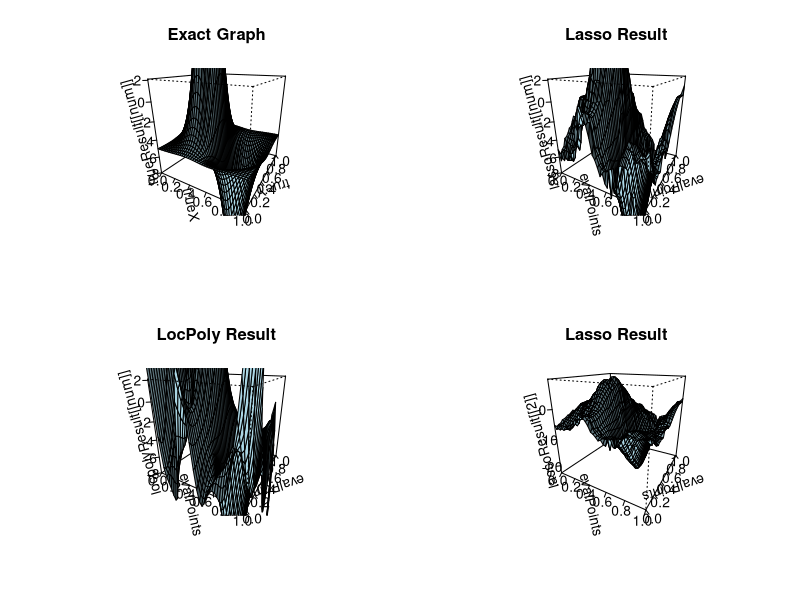

This chart was generated by the following R code:
library(KernSmooth)
library(graphics)
library(grDevices)
library(mvtnorm)
library(glmnet)
library(scatterplot3d)
library(interp)

#This file produces an iteration of the LPR Smoothing method in 3 dimensions
#It outputs results that can plot up to the 3rd derivatives of the predictons
#and compare with desired result and the locpoly method using the PlotData
#function.

#This only works for a single equation and cannot be swapped without manually
#changing equations to compare with

#Helper Functions----
build2DFeature <- function(midX, midY, xValues, yValues){
  
  X <- matrix(nrow=length(xValues), ncol=9)
  
  X[,1] <- (xValues - midX)
  X[,2] <- (yValues - midY)
  X[,3] <- ((xValues - midX)**2)/2
  X[,4] <- (xValues - midX)*(yValues - midY)
  X[,5] <- ((yValues - midY)**2)/2
  X[,6] <- ((xValues - midX)**3)/6
  X[,7] <- ((xValues - midX)**2 * (yValues - midY)) /2
  X[,8] <- ((xValues - midX) * (yValues - midY)**2) /2
  X[,9] <- ((yValues - midY)**3)/6
  
  return(X)
}

epan <- function(x, bandwidth){
  return(3/4 * (1-x**2))
}

computeWeights <- function(x, midpoint, bandwidth){
  output <- vector(length=length(x))
  for(i in 1:length(x)){
    
    diff <- abs(x[i]-midpoint) / bandwidth
    if(diff > 1){output[i] <- 0}
    else{output[i] <- epan(diff)/ (bandwidth)}
    
  }
  return(output)
}

buildLassoMatricies <- function(x,y,z, evalPoints, numPoints, length, Xbandwidth, Ybandwidth){
  
  
  ListOfLassoMatricies <- vector(mode='list', length=10)
  for(i in 1:10){ListOfLassoMatricies[[i]] <- matrix(nrow=length, ncol=length)}
  
  for(i in 1:length){
    currentX <- evalPoints[i]
    for(j in 1:length){
      currentY <- evalPoints[j]
      
      X <- build2DFeature(currentX, currentY, x, y)
      
      xWeights <- computeWeights(x, currentX, Xbandwidth)
      yWeights <- computeWeights(y, currentY, Ybandwidth)
      weights <- xWeights * yWeights
      
      lassoFit <- cv.glmnet(X, z, weights = weights, standardize=TRUE)
      lassoCoef <- as.vector(coef(lassoFit, s="lambda.min"))
      
      for(k in 1:10){
        ListOfLassoMatricies[[k]][i,j] <- lassoCoef[k]
      }
    }
    print(i)
  }
  return(ListOfLassoMatricies)
}


buildLocPolyMatricies <- function(x,y,z, degree, Xbandwidth, Ybandwidth){
  LLResult <- interp::locpoly(x,y,z, degree=degree, pd='all',
                  h=c(Xbandwidth, Ybandwidth))
  
  ListOfLocPolyMatricies <- vector(mode='list', length=10)
  ListOfLocPolyMatricies[[1]] <- LLResult$z
  ListOfLocPolyMatricies[[2]] <- LLResult$zx
  ListOfLocPolyMatricies[[3]] <- LLResult$zy
  ListOfLocPolyMatricies[[4]] <- LLResult$zxx
  ListOfLocPolyMatricies[[5]] <- LLResult$zxy
  ListOfLocPolyMatricies[[6]] <- LLResult$zyy
  ListOfLocPolyMatricies[[7]] <- LLResult$zxxx
  ListOfLocPolyMatricies[[8]] <- LLResult$zxxy
  ListOfLocPolyMatricies[[9]] <- LLResult$zxyy
  ListOfLocPolyMatricies[[10]] <- LLResult$zyyy

  return(ListOfLocPolyMatricies)
}


PlotData <- function(num, limits = NULL){
  #Plotting
  par(mfrow=c(2,2))
  if(is.null(limits)){
    persp(trueX, trueY, trueResult[[num]], col='lightblue',theta=30, phi=20,
          ticktype='detailed', shade=0.3, main="Exact Graph")
    persp(evalPoints, evalPoints, lassoResult[[num]], col='lightblue',theta=30, phi=20,
          ticktype='detailed', shade=0.3, main="Lasso Result")
    persp(evalPoints, evalPoints, locpolyResult[[num]], col='lightblue',theta=30, phi=20,
          ticktype='detailed', shade=0.3, main="LocPoly Result")
  }else{
    persp(trueX, trueY, trueResult[[num]], col='lightblue',theta=30, phi=20,
          ticktype='detailed', shade=0.3, main="Exact Graph", zlim=limits)
    persp(evalPoints, evalPoints, lassoResult[[num]], col='lightblue',theta=30, phi=20,
          ticktype='detailed', shade=0.3, main="Lasso Result", zlim=limits)
    persp(evalPoints, evalPoints, locpolyResult[[num]], col='lightblue',theta=30, phi=20,
          ticktype='detailed', shade=0.3, main="LocPoly Result", zlim=limits)
  }
  
}


CalculateErrors <- function(trueResult, lassoResult, locpolyResult){
  
  LassoError <- vector(length=10)
  LocpolyError <- vector(length=10)
  
  for(i in 1:10){
    LassoError[i] <- sum((lassoResult[[1]] - trueResult[[i]])**2) / length(lassoResult[[1]])
    LocpolyError[i] <- sum((locpolyResult[[1]] - trueResult[[i]])**2) / length(lassoResult[[1]])
  }
  LassoDoesBetter <- LassoError < LocpolyError
  AllErrorData <- data.frame("LassoMSE" = LassoError, "LocpolyMSE" = LocpolyError,
                             "LassoBetter" = LassoDoesBetter)
  return(AllErrorData)
}


#Functions for comparing derivatives----
f <- function(x,y){return(2-5*x-5*y +5*exp(-20*(x-0.5)**2 -20*(y-0.5)**2))}

fx <- function(x,y){return(-200*(x-0.5)*exp(-20*(x-0.5)**2 -20*(y-0.5)**2) - 5)}
fxx <- function(x,y){return((8000*(x**2) - 8000*x + 1800)*exp(-20*(x-0.5)**2 - 20*(y-0.5)**2))}
fxxx <- function(x,y){return(-1*(320000*(x**3) - 480000*(x**2) + 216000*x - 28000)*exp(-20*(x-0.5)**2 -20*(y-0.5)**2))}

fy <- function(x,y){return(-200*(y-0.5)*exp(-20*(y-0.5)**2 - 20*(x-0.5)**2) - 5)}
fyy <- function(x,y){return((8000*(y**2) - 8000*y + 1800)*exp(-20*(y-0.5)**2 - 20*(x-0.5)**2))}
fyyy <- function(x,y){return(-1*(320000*(y**3) - 480000*(y**2) + 216000*y - 28000)*exp(-20*(y-0.5)**2 -20*(x-0.5)**2))}

fxy <- function(x,y){return(2000*(2*x - 1)*(2*y - 1)*exp(-20*(y-0.5)**2 - 20*(x-0.5)**2))}
fxxy <- function(x,y){return(-4000*(40*(x**2) - 40*x +9)*(2*y - 1)*exp(-20*(y-0.5)**2 - 20*(x-0.5)**2))}
fxyy <- function(x,y){return(-4000*(40*(y**2) - 40*y +9)*(2*x - 1)*exp(-20*(y-0.5)**2 - 20*(x-0.5)**2))}

#Script Parameters----
length <- 40
xylim <- c(0,1)
numPoints <- 500
sigma <- sqrt(0.5)

#Defining matricies of true data for the function and all its derivatives----
trueX <- trueY <- seq(xylim[1], xylim[2], length.out = length)
trueResult <- vector(mode='list', length=10)
trueResult[[1]] <- outer(trueX, trueY, f)
trueResult[[2]] <- outer(trueX, trueY, fx)
trueResult[[3]] <- outer(trueX, trueY, fy)
trueResult[[4]] <- outer(trueX, trueY, fxx)
trueResult[[5]] <- outer(trueX, trueY, fxy)
trueResult[[6]] <- outer(trueX, trueY, fyy)
trueResult[[7]] <- outer(trueX, trueY, fxxx)
trueResult[[8]] <- outer(trueX, trueY, fxxy)
trueResult[[9]] <- outer(trueX, trueY, fxyy)
trueResult[[10]] <- outer(trueX, trueY, fyyy)

#Script----
#x/y values we evaluate the function at
evalPoints <- trueX

#Building Data
x <- sort(runif(numPoints, min=xylim[1], max=xylim[2]))
y <- runif(numPoints, min=xylim[1], max=xylim[2])
y <- y[order(match(y, x))]
z <- f(x, y) + rnorm(numPoints, sd=sigma)

generatedData <- data.frame("x"=x, "y"=y, "z"=z)


#Bandwidths
Xbandwidth <- dpill(x,z) * 6
Ybandwidth <- dpill(y,z) * 6

#Building Nonparametric models

lassoResult <- buildLassoMatricies(x, y, z, evalPoints, numPoints, length, Xbandwidth, Ybandwidth)
domainSize <- xylim[2] - xylim[1]
locpolyResult <- buildLocPolyMatricies(x,y,z, degree=3, Xbandwidth/domainSize, Ybandwidth/domainSize)
ErrorDf <- CalculateErrors(trueResult, lassoResult, locpolyResult)

#Creating object that holds all data from simulation
LPRResults <- vector(mode="list", 0)
LPRResults$generatedData <- generatedData
LPRResults$ErrorDf <- ErrorDf
LPRResults$lassoResult <- lassoResult
LPRResults$locpolyResult <- locpolyResult

#Defining xylim's to better see plots
flim <- c(-8,2.1)
fxlim <- c(-25, 15)
fylim <- c(-25,15)
fxxxlim <- c(-1500,1500)
PlotData(2, flim)
LPRResults


persp(evalPoints, evalPoints, lassoResult[[2]], col='lightblue',theta=30, phi=20,
      ticktype='detailed', shade=0.3, main="Lasso Result")
